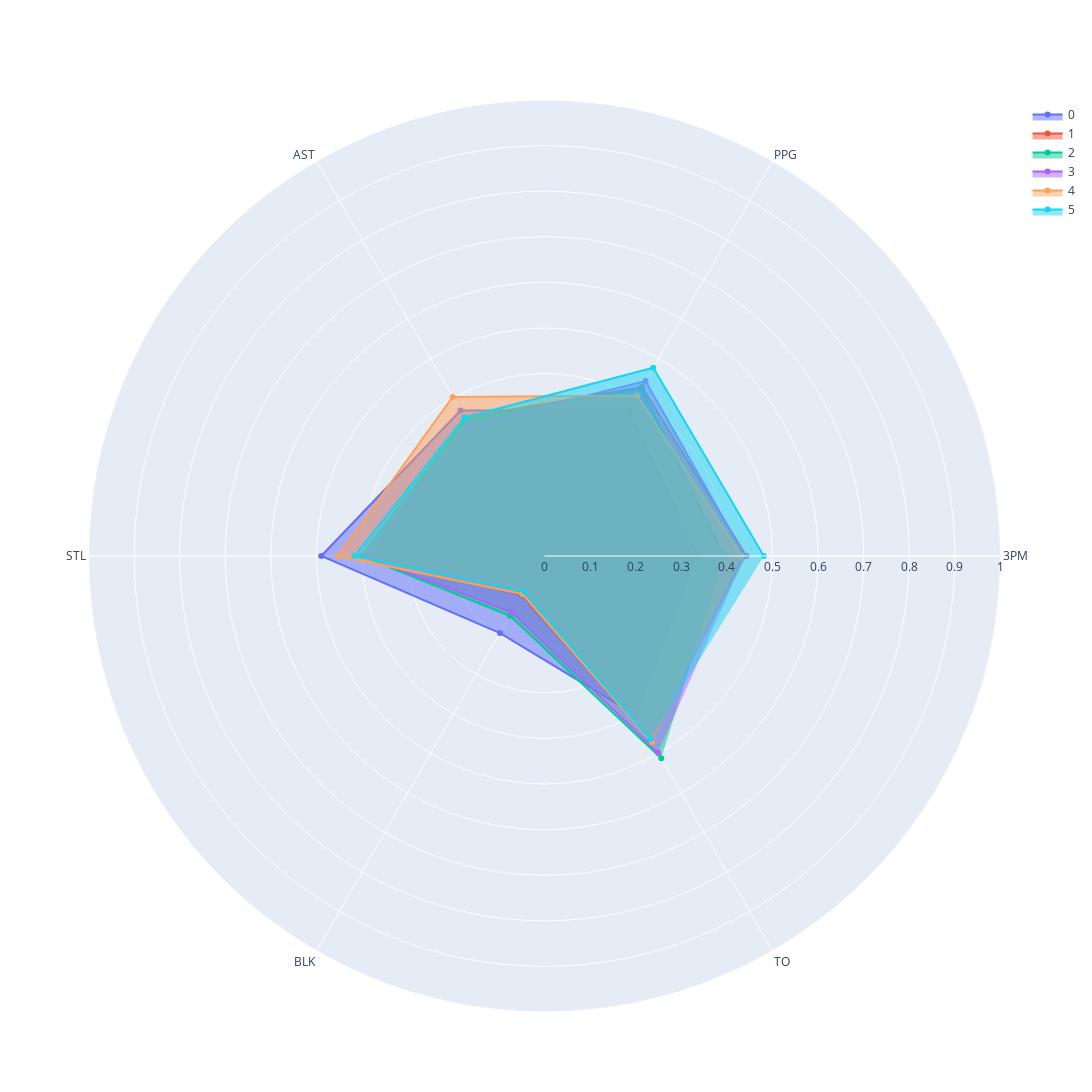

Here is the notebook cell this chart was saved with:
### Code cell
vars = ["3PM", "PPG", "AST", "STL", "BLK", "TO"]
fig = go.Figure()    
for i in range(group_stats.shape[0]):

    fig.add_trace(go.Scatterpolar(
        r = group_stats[i][1:],
        theta = vars,
        fill = "toself",
        name = str(i)
    ))
fig.update_layout(
        autosize=False,
    width=1400,
    height=1400,
  polar=dict(
    radialaxis=dict(
      visible=True,
      range=[0, 1]
    )),
  showlegend=True,
  legend=dict(orientation="v")
)

fig.show()

### Figure 1 — Plotly figure (JSON) as saved in the notebook; plotly's stock layout.template omitted (floating-point values rounded to 4 significant figures)
{"data": [{"fill": "toself", "name": "0", "r": [0.3368, 0.3699, 0.3685, 0.4896, 0.1952, 0.4045], "theta": ["3PM", "PPG", "AST", "STL", "BLK", "TO"], "type": "scatterpolar"}, {"fill": "toself", "name": "1", "r": [0.4427, 0.4278, 0.3502, 0.3802, 0.1009, 0.4675], "theta": ["3PM", "PPG", "AST", "STL", "BLK", "TO"], "type": "scatterpolar"}, {"fill": "toself", "name": "2", "r": [0.3941, 0.4242, 0.3456, 0.401, 0.1513, 0.5122], "theta": ["3PM", "PPG", "AST", "STL", "BLK", "TO"], "type": "scatterpolar"}, {"fill": "toself", "name": "3", "r": [0.4392, 0.443, 0.3318, 0.3958, 0.1425, 0.498], "theta": ["3PM", "PPG", "AST", "STL", "BLK", "TO"], "type": "scatterpolar"}, {"fill": "toself", "name": "4", "r": [0.4323, 0.4062, 0.4029, 0.4531, 0.09649, 0.4715], "theta": ["3PM", "PPG", "AST", "STL", "BLK", "TO"], "type": "scatterpolar"}, {"fill": "toself", "name": "5", "r": [0.4809, 0.4769, 0.3509, 0.4167, 0.08991, 0.4634], "theta": ["3PM", "PPG", "AST", "STL", "BLK", "TO"], "type": "scatterpolar"}], "layout": {"autosize": false, "height": 1400, "legend": {"orientation": "v"}, "polar": {"radialaxis": {"range": [0, 1], "visible": true}}, "showlegend": true, "width": 1400}}
